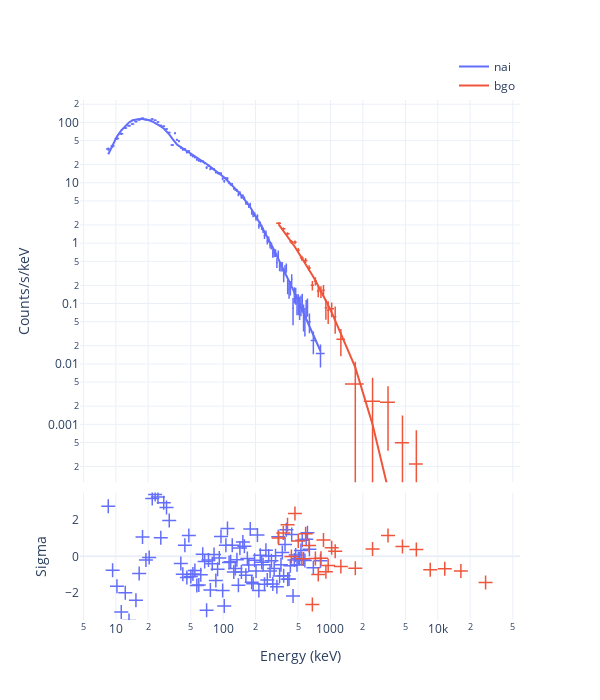

Notebook cell for this chart:
### Code cell
fig = Plot.pair(pair, style='CE', show=True)
